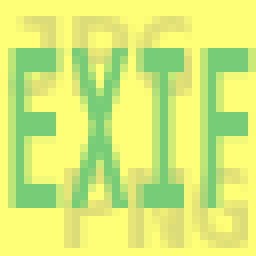
#> input picture example9.png, 32 x 32 px (shown 8 times larger)
$ python rsa2.py
#> lines starting #> are read from the running program, lines starting #| are printed output that depends on the picture
import zlib
import struct
import numpy as np
import matplotlib.pyplot as plt
from sympy import randprime, isprime
from PIL import Image
import io
import random
import math

def read_png(file_path):
    with open(file_path, 'rb') as file:
        data = file.read()
    return data

def generate_rsa_keys(bits=1024):
#> called with bits = 1024
    p = randprime(2**(bits//2 - 1), 2**(bits//2))
    q = randprime(2**(bits//2 - 1), 2**(bits//2))
    while p == q:
        q = randprime(2**(bits//2 - 1), 2**(bits//2))
    n = p * q
    phi = (p - 1) * (q - 1)
    while True:
        e = random.randint(2, phi-1)
        if math.gcd(e,phi)==1:
            break
    d = pow(e, -1, phi)
    return (e, n), (d, n)

def add_padding(data, block_size):
    padding_length = block_size - (len(data) % block_size)
    padded_data = data + bytes([padding_length] * padding_length)
    return padded_data

def remove_padding(data):
    padding_length = data[-1]
    return data[:-padding_length]

def rsa_encrypt(data, public_key):
    e, n = public_key
    max_block_size = (n.bit_length() + 7) // 8 - 1
    encrypted_data = bytearray()
    for i in range(0, len(data), max_block_size):
        block = data[i:i+max_block_size]
        integer = int.from_bytes(block, 'big')
        encrypted_integer = pow(integer, e, n)
        encrypted_data.extend(encrypted_integer.to_bytes((n.bit_length() + 7) // 8, 'big'))
    return bytes(encrypted_data)

def rsa_decrypt(data, private_key):
    d, n = private_key
    block_size = (n.bit_length() + 7) // 8
    decrypted_data = bytearray()
    for i in range(0, len(data), block_size):
        block = data[i:i+block_size]
        integer = int.from_bytes(block, 'big')
        decrypted_integer = pow(integer, d, n)
        decrypted_data.extend(decrypted_integer.to_bytes(block_size - 1, 'big'))
    return bytes(decrypted_data)

def modify_png(file_path, public_key, save_path):
#> called with file_path = 'example9.png', save_path = 'encrypted_example.png'
    e, n = public_key  # Rozpakowuj klucz publiczny do e i n
    data = read_png(file_path)
    new_png_data = bytearray(data[:8])
    pos = 8
    encrypted_image_data = bytearray()

    while pos < len(data):
        chunk_len = struct.unpack('>I', data[pos:pos + 4])[0]
        pos += 4
        chunk_type = data[pos:pos + 4]
        pos += 4
        chunk_data = data[pos:pos + chunk_len]
        pos += chunk_len
        crc = data[pos:pos + 4]
        pos += 4

        if chunk_type == b'IDAT':
            try:
                padded_data = add_padding(chunk_data, (n.bit_length() + 7) // 8 - 1)
                encrypted_data = rsa_encrypt(padded_data, public_key)
                encrypted_image_data.extend(encrypted_data)
                chunk_data = encrypted_data
                chunk_len = len(chunk_data)
            except zlib.error as e:
                print("Error decompressing data: ", str(e))
                continue  # Przechodź do kolejnego chunka

        new_crc = zlib.crc32(chunk_type)
        new_crc = zlib.crc32(chunk_data, new_crc)
        new_crc = struct.pack('>I', new_crc & 0xffffffff)

        new_png_data.extend(struct.pack('>I', chunk_len))
        new_png_data.extend(chunk_type)
        new_png_data.extend(chunk_data)
        new_png_data.extend(new_crc)

    with open(save_path, 'wb') as file:
        file.write(new_png_data)

    return new_png_data, encrypted_image_data

def decrypt_and_reconstruct_png(encrypted_png_path, private_key, decrypted_png_path):
#> called with encrypted_png_path = 'encrypted_example.png', decrypted_png_path = 'decrypted_example.png'
    data = read_png(encrypted_png_path)
    new_png_data = bytearray(data[:8])  # Kopiowanie nagłówka PNG
    pos = 8

    while pos < len(data):
        chunk_len = struct.unpack('>I', data[pos:pos + 4])[0]
        pos += 4
        chunk_type = data[pos:pos + 4]
        pos += 4
        chunk_data = data[pos:pos + chunk_len]
        pos += chunk_len
        crc = data[pos:pos + 4]
        pos += 4

        if chunk_type == b'IDAT':
            try:
                # Deszyfrowanie danych
                decrypted_data = rsa_decrypt(chunk_data, private_key)
                # Usunięcie paddingu
                padded_decrypted_data = remove_padding(decrypted_data)
                # Kompresja danych po usunięciu paddingu
                chunk_data = padded_decrypted_data
                chunk_len = len(chunk_data)
            except zlib.error as e:
                print(f"Błąd zlib przy próbie dekompresji: {str(e)}")
                continue  # Przechodź do kolejnego chunka, pomijając uszkodzone

        # Obliczanie nowego CRC dla zmodyfikowanego chunku
        new_crc = zlib.crc32(chunk_type)
        new_crc = zlib.crc32(chunk_data, new_crc)
        new_crc = struct.pack('>I', new_crc & 0xffffffff)

        # Rekonstrukcja chunków PNG
        new_png_data.extend(struct.pack('>I', chunk_len))
        new_png_data.extend(chunk_type)
        new_png_data.extend(chunk_data)
        new_png_data.extend(new_crc)

    with open(decrypted_png_path, 'wb') as file:
        file.write(new_png_data)

def display_image_from_bytes(data_bytes):
    img = Image.open(io.BytesIO(data_bytes))
#> img is the input picture: PIL image 32x32 RGB; mean R, G, B 214.1, 236.1, 119
    plt.imshow(img)
    plt.axis('off')
    plt.show()

def display_encrypted_image(data_bytes):
    if len(data_bytes) == 0:
        print("Brak danych do wyświetlenia. Możliwe, że zaszyfrowane dane są puste lub uszkodzone.")
        return

    try:
        length = len(data_bytes)
        side = int(np.sqrt(length / 3))  # Estymowanie wymiarów obrazu dla RGB
        if side * side * 3 > length:
            side -= 1

        image_array = np.frombuffer(data_bytes[:side * side * 3], dtype=np.uint8).reshape((side, side, 3))
        plt.imshow(image_array)
        plt.axis('off')
        plt.title("Zaszyfrowane dane obrazu")
        plt.show()
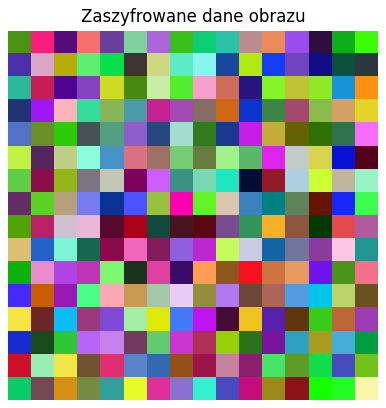
#> figure drawn by matplotlib, 1 panel
    except Exception as e:
        print(f"Wystąpił błąd podczas wyświetlania obrazu: {str(e)}")

public_key, private_key = generate_rsa_keys(bits=1024)
original_png_path = "example9.png"
encrypted_png_path = "encrypted_example.png"
decrypted_png_path = "decrypted_example.png"

new_png_data, encrypted_image_data = modify_png(original_png_path, public_key, encrypted_png_path)
decrypt_and_reconstruct_png(encrypted_png_path, private_key, decrypted_png_path)

print("Obraz oryginalny:")
display_image_from_bytes(read_png(original_png_path))
print("Dane obrazu zaszyfrowanego:")
display_encrypted_image(encrypted_image_data)
print("Obraz odszyfrowany:")
display_image_from_bytes(read_png(decrypted_png_path))
